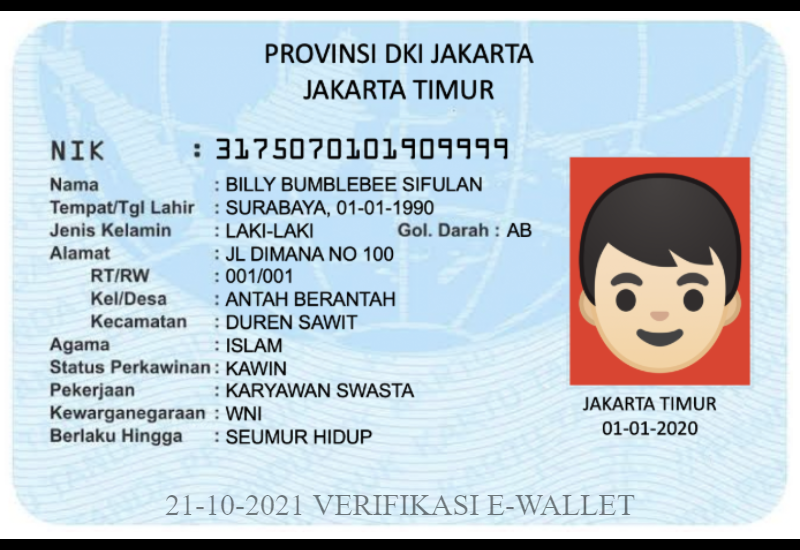
#> input picture ULARNAGA/KTP1.png, 800 x 550 px, found by its file name
$ python KartuReader.py
#> lines starting #> are read from the running program, lines starting #| are printed output that depends on the picture; after the words box and inside, x2 and y2 are one past the last pixel; in counts of white or black regions, pixels touching at a corner belong together
import numpy as np
import pandas as pd
import cv2
from google.colab.patches import cv2_imshow # for image display
from skimage import io
from skimage import transform
from PIL import Image
import matplotlib.pylab as plt

def displayImage(image):
#> called with image = '/content/sample_data/KTP1.png'
    readImage = cv2.imread(image)
#> readImage is the input picture: shape (550, 800, 3); mean B, G, R 210.5, 201.4, 188.5
    cv2_imshow(readImage)
    return readImage

def coordinateImage(image):
#> called with image = '/content/sample_data/KTP1.png'
    readImage = cv2.imread(image)
    imageReal = cv2.cvtColor(readImage, cv2.COLOR_BGR2RGB)
    plt.imshow(imageReal)

def kotak(image,yStart,yEnd,xStart,xEnd,b,g,r):
#> called with yStart = 200, yEnd = 550, xStart = 130, xEnd = 170, b = 255, g = 0, r = 0
    for y in range (yStart,yEnd):
      for x in range (xStart,xEnd):
        image[x,y] = [b,g,r]
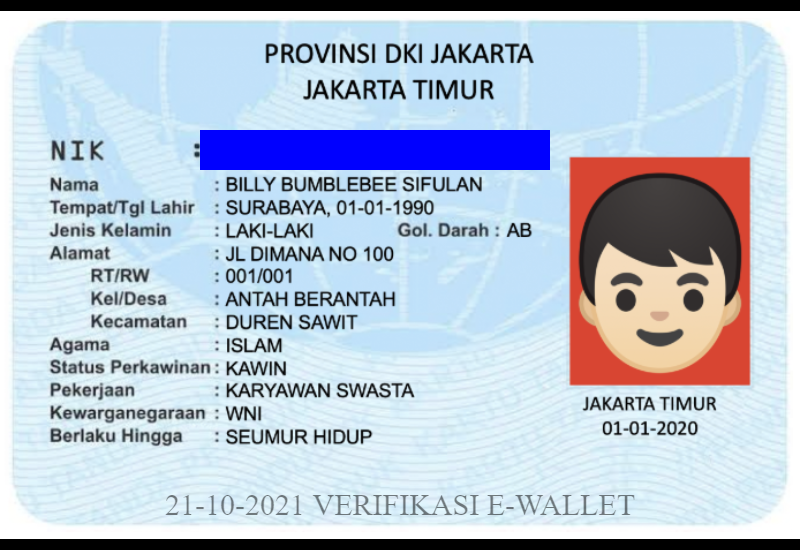
#> image: shape (550, 800, 3); mean B, G, R 211.9, 195.2, 183
    return image

def closeWindows(namaWindows):
    cv2.destroyWindow(namaWindows)

gambar1='/content/sample_data/KTP1.png'

ktp=displayImage(gambar1)
coordinateImage(gambar1)

copy=np.copy(ktp)
garisNIK=kotak(copy,200,550,130,170,255,0,0)
garisNama=kotak(garisNIK,220,500,170,200,255,255,255)
#> call 2 of kotak, with yStart = 220, yEnd = 500, xStart = 170, xEnd = 200, b = 255, g = 255, r = 255
#> after the loop in kotak (call 2), `for y in range (yStart,yEnd):`:
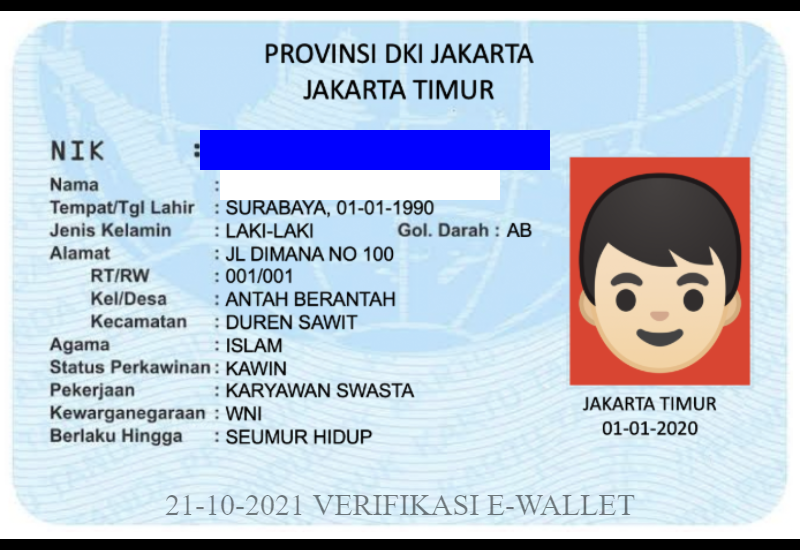
#> image: shape (550, 800, 3); 1.91% of pixels changed, all inside (x1, y1, x2, y2) = (220, 170, 500, 200)
final_frame = cv2.hconcat((ktp, garisNama))
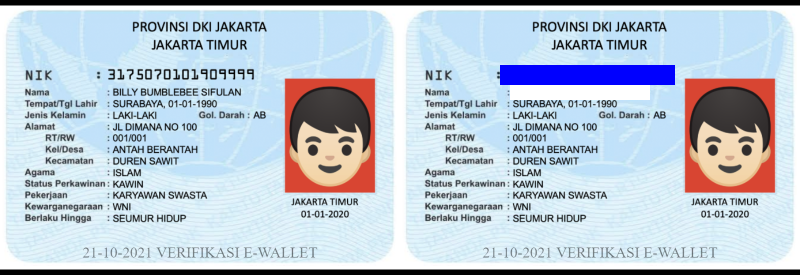
#> final_frame: shape (550, 1600, 3) (shown at 1/2 size); mean B, G, R 211.7, 198.9, 186.6
cv2_imshow(final_frame)
